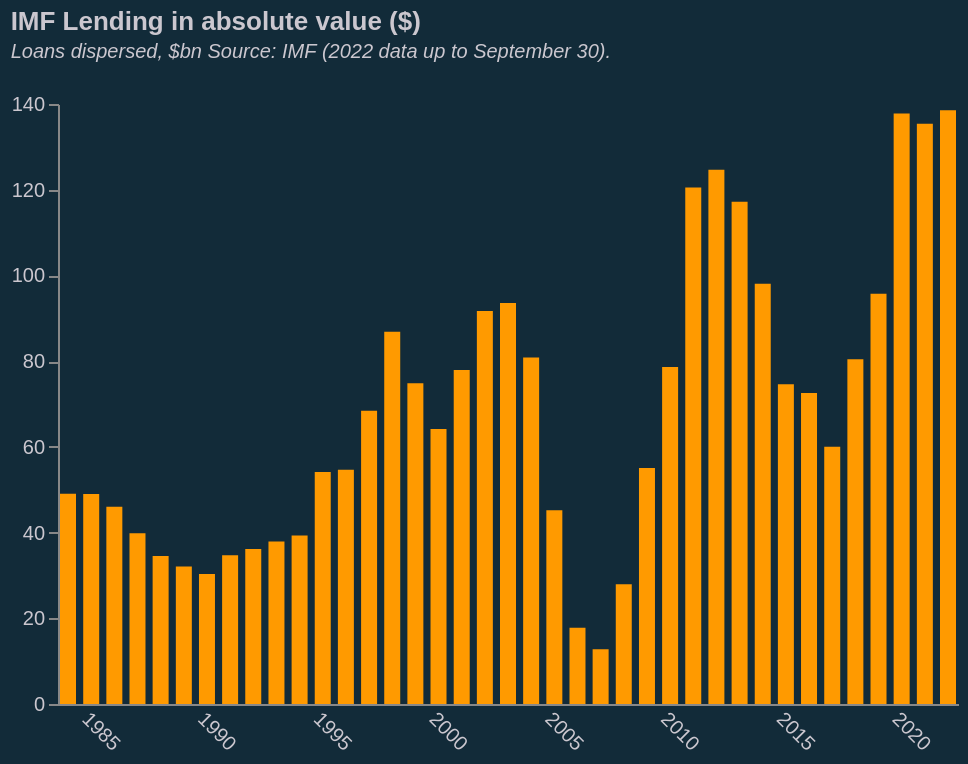

The Vega-Lite source for this figure:
### Vega-Lite specification from a JSON file in a GitHub repository (floating-point values rounded to 4 significant figures)
{"$schema": "https://vega.github.io/schema/vega-lite/v5.json", "title": {"text": "IMF Lending in absolute value ($)", "subtitle": ["Loans dispersed, $bn Source: IMF (2022 data up to September 30).", ""], "subtitleFontStyle": "italic", "subtitleFontSize": 10, "anchor": "start", "color": "#cbc7cf", "subtitleColor": "#cbc7cf"}, "config": {"background": "#122b39", "view": {"stroke": "transparent"}}, "data": {"values": [{"Date": "09/30/2022", "GRA Purchases": "91088136681", "PRGT 1/2/": "15386591496", "Totals": "1.06E+11", "Year": "2022", "Total (Billion)": "106.48", "Total ($)": "138.56", "Global GDP ($)": "", "GDP (Billion $)": "99175.3", "IMF Credit/GDP": "0.14%", "": "", "As of 31/08/22": "1 SDR =", "$": "1.30134"}, {"Date": "12/31/2021", "GRA Purchases": "89474552025", "PRGT 1/2/": "14554823681", "Totals": "1.04E+11", "Year": "2021", "Total (Billion)": "104.03", "Total ($)": "135.38", "Global GDP ($)": "9.61E+13", "GDP (Billion $)": "96100.1", "IMF Credit/GDP": "0.14%", "": "", "As of 31/08/22": "", "$": ""}, {"Date": "12/31/2020", "GRA Purchases": "93408630285", "PRGT 1/2/": "12481816684", "Totals": "1.06E+11", "Year": "2020", "Total (Billion)": "105.89", "Total ($)": "137.8", "Global GDP ($)": "8.49E+13", "GDP (Billion $)": "84906.8", "IMF Credit/GDP": "0.16%", "": "", "As of 31/08/22": "", "$": ""}, {"Date": "12/31/2019", "GRA Purchases": "66945509865", "PRGT 1/2/": "6590835450", "Totals": "73536345315", "Year": "2019", "Total (Billion)": "73.54", "Total ($)": "95.7", "Global GDP ($)": "8.77E+13", "GDP (Billion $)": "87652.9", "IMF Credit/GDP": "0.11%", "": "", "As of 31/08/22": "", "$": ""}, {"Date": "12/31/2018", "GRA Purchases": "55395611392", "PRGT 1/2/": "6426181029", "Totals": "61821792421", "Year": "2018", "Total (Billion)": "61.82", "Total ($)": "80.45", "Global GDP ($)": "8.64E+13", "GDP (Billion $)": "86413", "IMF Credit/GDP": "0.09%", "": "", "As of 31/08/22": "", "$": ""}, {"Date": "12/31/2017", "GRA Purchases": "39585385873", "PRGT 1/2/": "6522280669", "Totals": "46107666542", "Year": "2017", "Total (Billion)": "46.11", "Total ($)": "60", "Global GDP ($)": "8.14E+13", "GDP (Billion $)": "81404", "IMF Credit/GDP": "0.07%", "": "", "As of 31/08/22": "", "$": ""}, {"Date": "12/31/2016", "GRA Purchases": "49267630851", "PRGT 1/2/": "6482647937", "Totals": "55750278788", "Year": "2016", "Total (Billion)": "55.75", "Total ($)": "72.55", "Global GDP ($)": "7.65E+13", "GDP (Billion $)": "76465.6", "IMF Credit/GDP": "0.09%", "": "", "As of 31/08/22": "", "$": ""}, {"Date": "12/31/2015", "GRA Purchases": "50757840741", "PRGT 1/2/": "6575911158", "Totals": "57333751899", "Year": "2015", "Total (Billion)": "57.33", "Total ($)": "74.61", "Global GDP ($)": "7.52E+13", "GDP (Billion $)": "75179.3", "IMF Credit/GDP": "0.10%", "": "", "As of 31/08/22": "", "$": ""}, {"Date": "12/31/2014", "GRA Purchases": "69041563463", "PRGT 1/2/": "6292755583", "Totals": "75334319046", "Year": "2014", "Total (Billion)": "75.33", "Total ($)": "98.04", "Global GDP ($)": "7.97E+13", "GDP (Billion $)": "79708.8", "IMF Credit/GDP": "0.12%", "": "", "As of 31/08/22": "", "$": ""}, {"Date": "12/31/2013", "GRA Purchases": "83899249061", "PRGT 1/2/": "6174392682", "Totals": "90073641743", "Year": "2013", "Total (Billion)": "90.07", "Total ($)": "117.22", "Global GDP ($)": "7.76E+13", "GDP (Billion $)": "77607.2", "IMF Credit/GDP": "0.15%", "": "", "As of 31/08/22": "", "$": ""}, {"Date": "12/31/2012", "GRA Purchases": "90042348252", "PRGT 1/2/": "5766292503", "Totals": "95808640755", "Year": "2012", "Total (Billion)": "95.81", "Total ($)": "124.68", "Global GDP ($)": "7.55E+13", "GDP (Billion $)": "75488.1", "IMF Credit/GDP": "0.17%", "": "", "As of 31/08/22": "", "$": ""}, {"Date": "12/31/2011", "GRA Purchases": "87276915790", "PRGT 1/2/": "5308609594", "Totals": "92585525384", "Year": "2011", "Total (Billion)": "92.59", "Total ($)": "120.49", "Global GDP ($)": "7.39E+13", "GDP (Billion $)": "73853.8", "IMF Credit/GDP": "0.16%", "": "", "As of 31/08/22": "", "$": ""}, {"Date": "12/31/2010", "GRA Purchases": "55620104510", "PRGT 1/2/": "4819344134", "Totals": "60439448644", "Year": "2010", "Total (Billion)": "60.44", "Total ($)": "78.65", "Global GDP ($)": "6.66E+13", "GDP (Billion $)": "66596.1", "IMF Credit/GDP": "0.12%", "": "", "As of 31/08/22": "", "$": ""}, {"Date": "12/31/2009", "GRA Purchases": "37221142436", "PRGT 1/2/": "5079705286", "Totals": "42300847722", "Year": "2009", "Total (Billion)": "42.3", "Total ($)": "55.05", "Global GDP ($)": "6.08E+13", "GDP (Billion $)": "60809.1", "IMF Credit/GDP": "0.09%", "": "", "As of 31/08/22": "", "$": ""}, {"Date": "12/31/2008", "GRA Purchases": "17514964723", "PRGT 1/2/": "3972372030", "Totals": "21487336753", "Year": "2008", "Total (Billion)": "21.49", "Total ($)": "27.96", "Global GDP ($)": "6.41E+13", "GDP (Billion $)": "64123.7", "IMF Credit/GDP": "0.04%", "": "", "As of 31/08/22": "", "$": ""}, {"Date": "12/31/2007", "GRA Purchases": "6036146757", "PRGT 1/2/": "3796945581", "Totals": "9833092338", "Year": "2007", "Total (Billion)": "9.83", "Total ($)": "12.8", "Global GDP ($)": "5.84E+13", "GDP (Billion $)": "58355", "IMF Credit/GDP": "0.02%", "": "", "As of 31/08/22": "", "$": ""}, {"Date": "12/31/2006", "GRA Purchases": "9822640239", "PRGT 1/2/": "3844020520", "Totals": "13666660759", "Year": "2006", "Total (Billion)": "13.67", "Total ($)": "17.78", "Global GDP ($)": "5.18E+13", "GDP (Billion $)": "51779.8", "IMF Credit/GDP": "0.03%", "": "", "As of 31/08/22": "", "$": ""}, {"Date": "12/31/2005", "GRA Purchases": "28432143237", "PRGT 1/2/": "6282121668", "Totals": "34714264905", "Year": "2005", "Total (Billion)": "34.71", "Total ($)": "45.18", "Global GDP ($)": "4.78E+13", "GDP (Billion $)": "47779.7", "IMF Credit/GDP": "0.09%", "": "", "As of 31/08/22": "", "$": ""}, {"Date": "12/31/2004", "GRA Purchases": "55373766674", "PRGT 1/2/": "6766029353", "Totals": "62139796027", "Year": "2004", "Total (Billion)": "62.14", "Total ($)": "80.87", "Global GDP ($)": "4.41E+13", "GDP (Billion $)": "44117.6", "IMF Credit/GDP": "0.18%", "": "", "As of 31/08/22": "", "$": ""}, {"Date": "12/31/2003", "GRA Purchases": "65032062712", "PRGT 1/2/": "6880893268", "Totals": "71912955980", "Year": "2003", "Total (Billion)": "71.91", "Total ($)": "93.58", "Global GDP ($)": "3.91E+13", "GDP (Billion $)": "39147", "IMF Credit/GDP": "0.24%", "": "", "As of 31/08/22": "", "$": ""}, {"Date": "12/31/2002", "GRA Purchases": "63601058794", "PRGT 1/2/": "6868671012", "Totals": "70469729806", "Year": "2002", "Total (Billion)": "70.47", "Total ($)": "91.71", "Global GDP ($)": "3.49E+13", "GDP (Billion $)": "34911.4", "IMF Credit/GDP": "0.26%", "": "", "As of 31/08/22": "", "$": ""}, {"Date": "12/31/2001", "GRA Purchases": "53477225409", "PRGT 1/2/": "6424578684", "Totals": "59901804093", "Year": "2001", "Total (Billion)": "59.9", "Total ($)": "77.95", "Global GDP ($)": "3.36E+13", "GDP (Billion $)": "33615.4", "IMF Credit/GDP": "0.23%", "": "", "As of 31/08/22": "", "$": ""}, {"Date": "12/31/2000", "GRA Purchases": "42990531049", "PRGT 1/2/": "6331595468", "Totals": "49322126517", "Year": "2000", "Total (Billion)": "49.32", "Total ($)": "64.18", "Global GDP ($)": "3.38E+13", "GDP (Billion $)": "33830.9", "IMF Credit/GDP": "0.19%", "": "", "As of 31/08/22": "", "$": ""}, {"Date": "12/31/1999", "GRA Purchases": "51061861875", "PRGT 1/2/": "6434274362", "Totals": "57496136237", "Year": "1999", "Total (Billion)": "57.5", "Total ($)": "74.82", "Global GDP ($)": "3.27E+13", "GDP (Billion $)": "32737.4", "IMF Credit/GDP": "0.23%", "": "", "As of 31/08/22": "", "$": ""}, {"Date": "12/31/1998", "GRA Purchases": "60451017051", "PRGT 1/2/": "6288825925", "Totals": "66739842976", "Year": "1998", "Total (Billion)": "66.74", "Total ($)": "86.85", "Global GDP ($)": "3.15E+13", "GDP (Billion $)": "31540", "IMF Credit/GDP": "0.28%", "": "", "As of 31/08/22": "", "$": ""}, {"Date": "12/31/1997", "GRA Purchases": "46559033783", "PRGT 1/2/": "6009867422", "Totals": "52568901205", "Year": "1997", "Total (Billion)": "52.57", "Total ($)": "68.41", "Global GDP ($)": "3.16E+13", "GDP (Billion $)": "31620.4", "IMF Credit/GDP": "0.22%", "": "", "As of 31/08/22": "", "$": ""}, {"Date": "12/31/1996", "GRA Purchases": "36127472805", "PRGT 1/2/": "5881609752", "Totals": "42009082557", "Year": "1996", "Total (Billion)": "42.01", "Total ($)": "54.67", "Global GDP ($)": "3.17E+13", "GDP (Billion $)": "31736.7", "IMF Credit/GDP": "0.17%", "": "", "As of 31/08/22": "", "$": ""}, {"Date": "12/31/1995", "GRA Purchases": "35929173412", "PRGT 1/2/": "5657438528", "Totals": "41586611940", "Year": "1995", "Total (Billion)": "41.59", "Total ($)": "54.12", "Global GDP ($)": "3.10E+13", "GDP (Billion $)": "31043.6", "IMF Credit/GDP": "0.17%", "": "", "As of 31/08/22": "", "$": ""}, {"Date": "12/31/1994", "GRA Purchases": "25611676952", "PRGT 1/2/": "4599768498", "Totals": "30211445450", "Year": "1994", "Total (Billion)": "30.21", "Total ($)": "39.32", "Global GDP ($)": "2.79E+13", "GDP (Billion $)": "27872.3", "IMF Credit/GDP": "0.14%", "": "", "As of 31/08/22": "", "$": ""}, {"Date": "12/31/1993", "GRA Purchases": "25196745031", "PRGT 1/2/": "3942792899", "Totals": "29139537930", "Year": "1993", "Total (Billion)": "29.14", "Total ($)": "37.92", "Global GDP ($)": "2.58E+13", "GDP (Billion $)": "25822", "IMF Credit/GDP": "0.15%", "": "", "As of 31/08/22": "", "$": ""}, {"Date": "12/31/1992", "GRA Purchases": "23967172718", "PRGT 1/2/": "3804463796", "Totals": "27771636514", "Year": "1992", "Total (Billion)": "27.77", "Total ($)": "36.14", "Global GDP ($)": "2.54E+13", "GDP (Billion $)": "25406.1", "IMF Credit/GDP": "0.14%", "": "", "As of 31/08/22": "", "$": ""}, {"Date": "12/31/1991", "GRA Purchases": "23378573926", "PRGT 1/2/": "3285717796", "Totals": "26664291722", "Year": "1991", "Total (Billion)": "26.66", "Total ($)": "34.7", "Global GDP ($)": "2.38E+13", "GDP (Billion $)": "23759.6", "IMF Credit/GDP": "0.15%", "": "", "As of 31/08/22": "", "$": ""}, {"Date": "12/31/1990", "GRA Purchases": "20731851093", "PRGT 1/2/": "2571911617", "Totals": "23303762710", "Year": "1990", "Total (Billion)": "23.3", "Total ($)": "30.33", "Global GDP ($)": "2.28E+13", "GDP (Billion $)": "22780", "IMF Credit/GDP": "0.13%", "": "", "As of 31/08/22": "", "$": ""}, {"Date": "12/31/1989", "GRA Purchases": "22315104224", "PRGT 1/2/": "2334886562", "Totals": "24649990786", "Year": "1989", "Total (Billion)": "24.65", "Total ($)": "32.08", "Global GDP ($)": "2.02E+13", "GDP (Billion $)": "20194", "IMF Credit/GDP": "0.16%", "": "", "As of 31/08/22": "", "$": ""}, {"Date": "12/31/1988", "GRA Purchases": "24750004884", "PRGT 1/2/": "1773964293", "Totals": "26523969177", "Year": "1988", "Total (Billion)": "26.52", "Total ($)": "34.52", "Global GDP ($)": "1.93E+13", "GDP (Billion $)": "19338", "IMF Credit/GDP": "0.18%", "": "", "As of 31/08/22": "", "$": ""}, {"Date": "12/31/1987", "GRA Purchases": "28751979125", "PRGT 1/2/": "1866342930", "Totals": "30618322055", "Year": "1987", "Total (Billion)": "30.62", "Total ($)": "39.84", "Global GDP ($)": "1.73E+13", "GDP (Billion $)": "17307.2", "IMF Credit/GDP": "0.23%", "": "", "As of 31/08/22": "", "$": ""}, {"Date": "12/31/1986", "GRA Purchases": "33334905644", "PRGT 1/2/": "2013169931", "Totals": "35348075575", "Year": "1986", "Total (Billion)": "35.35", "Total ($)": "46", "Global GDP ($)": "1.52E+13", "GDP (Billion $)": "15205.3", "IMF Credit/GDP": "0.30%", "": "", "As of 31/08/22": "", "$": ""}, {"Date": "12/31/1985", "GRA Purchases": "35194787249", "PRGT 1/2/": "2470247948", "Totals": "37665035197", "Year": "1985", "Total (Billion)": "37.67", "Total ($)": "49.02", "Global GDP ($)": "1.29E+13", "GDP (Billion $)": "12860.1", "IMF Credit/GDP": "0.38%", "": "", "As of 31/08/22": "", "$": ""}, {"Date": "12/31/1984", "GRA Purchases": "34936772393", "PRGT 1/2/": "2769874900", "Totals": "37706647293", "Year": "1984", "Total (Billion)": "37.71", "Total ($)": "49.07", "Global GDP ($)": "1.23E+13", "GDP (Billion $)": "12269.8", "IMF Credit/GDP": "0.40%", "": "", "As of 31/08/22": "", "$": ""}], "format": {"parse": {"Year": "date"}}}, "transform": [{"calculate": "year(datum.Date)", "as": "year"}, {"filter": "datum.year>=minYear"}, {"filter": "datum.year<=maxYear"}, {"filter": "datum.y1!=0"}], "params": [{"name": "minYear", "value": 1984, "bind": {"input": "range", "min": 1984, "max": 2022, "step": 1, "name": "Start year:"}}, {"name": "maxYear", "value": 2022, "bind": {"input": "range", "min": 1984, "max": 2022, "step": 1, "name": "End year:"}}], "height": 300, "width": 450, "mark": {"type": "bar", "width": 8, "color": "#ff9a00"}, "encoding": {"x": {"field": "Year", "type": "temporal", "axis": {"title": null, "grid": false, "labelColor": "#cbc7cf", "ticks": false, "labelAngle": 45}}, "y": {"field": "Total ($)", "type": "quantitative", "title": "", "axis": {"grid": false, "labelColor": "#cbc7cf"}}}}
